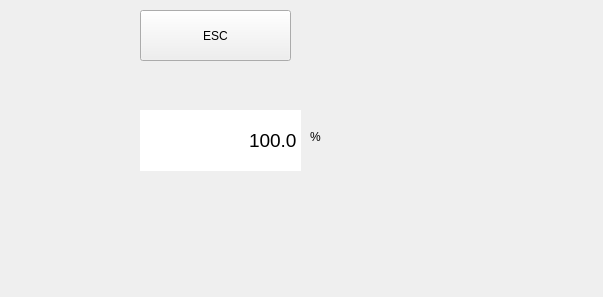
<?xml version="1.0" encoding="UTF-8"?>
<ui version="4.0">
 <class>Calc_Multiplication_Leaf_UI</class>
 <widget class="QWidget" name="Calc_Multiplication_Leaf_UI">
  <property name="geometry">
   <rect>
    <x>0</x>
    <y>0</y>
    <width>603</width>
    <height>297</height>
   </rect>
  </property>
  <property name="palette">
   <palette>
    <active>
     <colorrole role="Text">
      <brush brushstyle="SolidPattern">
       <color alpha="255">
        <red>255</red>
        <green>255</green>
        <blue>255</blue>
       </color>
      </brush>
     </colorrole>
    </active>
    <inactive>
     <colorrole role="Text">
      <brush brushstyle="SolidPattern">
       <color alpha="255">
        <red>255</red>
        <green>255</green>
        <blue>255</blue>
       </color>
      </brush>
     </colorrole>
    </inactive>
    <disabled>
     <colorrole role="Text">
      <brush brushstyle="SolidPattern">
       <color alpha="255">
        <red>120</red>
        <green>120</green>
        <blue>120</blue>
       </color>
      </brush>
     </colorrole>
    </disabled>
   </palette>
  </property>
  <property name="windowTitle">
   <string>Form</string>
  </property>
  <property name="windowOpacity">
   <double>11.000000000000000</double>
  </property>
  <widget class="QDoubleSpinBox" name="doubleSpinBox">
   <property name="geometry">
    <rect>
     <x>140</x>
     <y>110</y>
     <width>161</width>
     <height>61</height>
    </rect>
   </property>
   <property name="palette">
    <palette>
     <active>
      <colorrole role="Text">
       <brush brushstyle="SolidPattern">
        <color alpha="255">
         <red>0</red>
         <green>0</green>
         <blue>0</blue>
        </color>
       </brush>
      </colorrole>
     </active>
     <inactive>
      <colorrole role="Text">
       <brush brushstyle="SolidPattern">
        <color alpha="255">
         <red>0</red>
         <green>0</green>
         <blue>0</blue>
        </color>
       </brush>
      </colorrole>
     </inactive>
     <disabled>
      <colorrole role="Text">
       <brush brushstyle="SolidPattern">
        <color alpha="255">
         <red>120</red>
         <green>120</green>
         <blue>120</blue>
        </color>
       </brush>
      </colorrole>
     </disabled>
    </palette>
   </property>
   <property name="font">
    <font>
     <pointsize>14</pointsize>
    </font>
   </property>
   <property name="frame">
    <bool>false</bool>
   </property>
   <property name="alignment">
    <set>Qt::AlignRight|Qt::AlignTrailing|Qt::AlignVCenter</set>
   </property>
   <property name="buttonSymbols">
    <enum>QAbstractSpinBox::NoButtons</enum>
   </property>
   <property name="decimals">
    <number>1</number>
   </property>
   <property name="minimum">
    <double>-180.000000000000000</double>
   </property>
   <property name="maximum">
    <double>180.000000000000000</double>
   </property>
   <property name="singleStep">
    <double>0.100000000000000</double>
   </property>
   <property name="value">
    <double>100.000000000000000</double>
   </property>
  </widget>
  <widget class="QPushButton" name="pushButton_Esc">
   <property name="geometry">
    <rect>
     <x>140</x>
     <y>10</y>
     <width>151</width>
     <height>51</height>
    </rect>
   </property>
   <property name="text">
    <string>ESC</string>
   </property>
  </widget>
  <widget class="QLabel" name="label">
   <property name="geometry">
    <rect>
     <x>310</x>
     <y>130</y>
     <width>47</width>
     <height>13</height>
    </rect>
   </property>
   <property name="text">
    <string>%</string>
   </property>
  </widget>
 </widget>
 <resources/>
 <connections/>
</ui>
